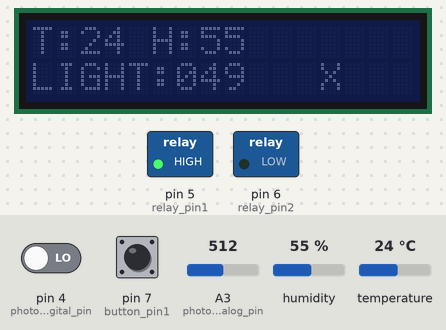
This sketch was run on a simulated Arduino Uno, built with avr-gcc and run on an emulated ATmega328P. Parts: 16×2 character LCD, switched loads named in the sketch (green lamp = pin HIGH). The inputs (shaded band) are chosen by the test bench; at power-on: pin 7 (button_pin1) LOW, A3 (photo_analog_pin) = 512, humidity 55 %, temperature 24 °C, pin 4 (photo_digital_pin) LOW. What the sketch prints to the serial monitor is not drawn.

Above: at 1.2 s.
1.3 s: pin 7 (button_pin1) pulled HIGH for 3.2 s
At 5.3 s:
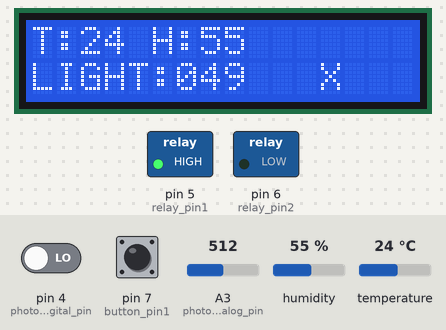
6.0 s: A3 (photo_analog_pin) set to 716
At 7.0 s:
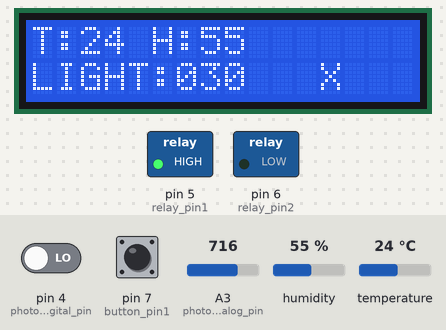
7.8 s: humidity set to 22 %
At 8.7 s:
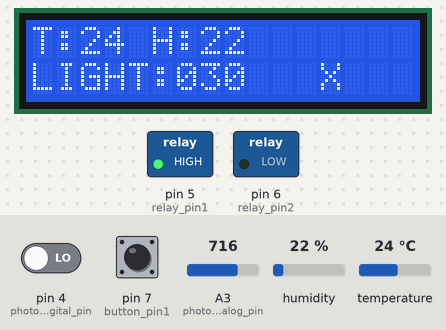
9.9 s: temperature set to 12 °C
At 11.6 s:
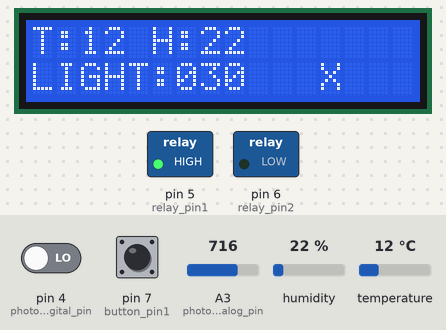
11.9 s: pin 7 (button_pin1) pulled HIGH for 1.25 s
At 13.4 s:
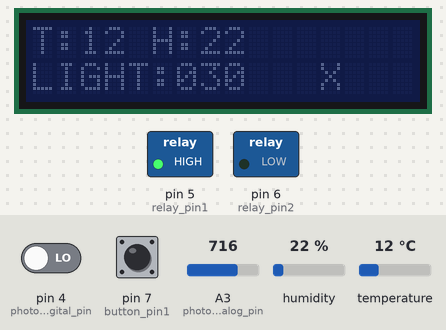
14.6 s: A3 (photo_analog_pin) set to 900
At 15.2 s:
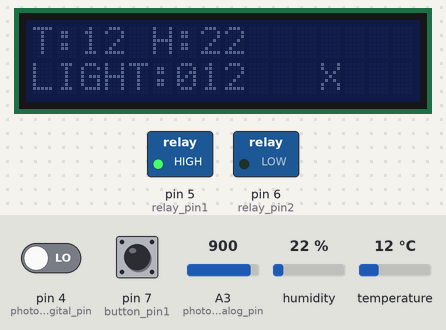
Timing chart, 0 to 17.1 s (numbered marks = the images above; inputs shaded):
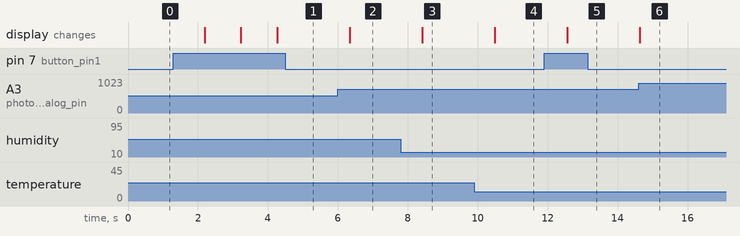

The sketch:

kurnik.ino
```cpp
#include <OneWire.h>
#include <DallasTemperature.h>
#include "DHT.h"
#include <Wire.h>
#include <LCD.h>
#include <LiquidCrystal_I2C.h>

#define DHTPIN 3
#define DHTTYPE DHT11

#define ONE_WIRE_BUS 2
OneWire oneWire(ONE_WIRE_BUS);
DallasTemperature sensors(&oneWire);

#define I2C_ADDR          0x27
#define BACKLIGHT_PIN      3
#define En_pin             2
#define Rw_pin             1
#define Rs_pin             0
#define D4_pin             4
#define D5_pin             5
#define D6_pin             6
#define D7_pin             7

const int photo_analog_pin = 3;
const int photo_digital_pin = 4;
const int relay_pin1 = 5;
const int relay_pin2 = 6;
const int button_pin1 = 7;

const int array_len = 300;

LiquidCrystal_I2C lcd(I2C_ADDR, En_pin,Rw_pin,Rs_pin,D4_pin,D5_pin,D6_pin,D7_pin);
DHT dht(DHTPIN, DHTTYPE);

int phot_values_array[array_len];
int light_time_len = 180; //min
long timestamp = millis() / 1000;
int global_counter = 0;
int light_start = 0;
int light_flag = 0;
int phot_array_sum = 0;
int button_state1 = 0;
int back_light_state = 0;


void setup(void){

  Wire.begin();
  Serial.begin(115200);
  dht.begin();
  sensors.begin();


  lcd.begin(16,2);
  lcd.setBacklightPin(BACKLIGHT_PIN,POSITIVE);
  lcd.setBacklight(LOW);
  pinMode(photo_digital_pin, INPUT);
  pinMode(button_pin1, INPUT);

  pinMode(relay_pin1, OUTPUT);
  digitalWrite(relay_pin1, HIGH);

  pinMode(relay_pin2, OUTPUT);
  digitalWrite(relay_pin2, LOW);
}

void loop(void)
{
  int temp_dht = dht.readTemperature();
  int hum_dth = dht.readHumidity();
  int phot_state = digitalRead(photo_digital_pin);
  int phot_val = analogRead(photo_analog_pin);

  Serial.println(phot_state);
  Serial.println(phot_val);

  lcd_display(temp_dht, hum_dth, phot_val, timestamp);
  button_action();
  delay(1000);

  if ((millis() / 1000) - timestamp > 1){
    timestamp = millis() / 1000;

    phot_array_sum = phot_array_action(phot_state);
  }

  light_action(phot_array_sum);
}

void light_action(int phot_array_sum){
  Serial.println("sum:");
  Serial.println(phot_array_sum);
  if ((phot_array_sum == array_len) && (light_flag == 0)){
    light_start = millis() / 1000;
    light_flag = 1;
    digitalWrite(relay_pin1, LOW);
  }

  if (phot_array_sum == 0){
    light_flag = 0;
  }

  if ((millis() / 1000) - light_start > light_time_len * 60){
    digitalWrite(relay_pin1, HIGH);
  }
}

void lcd_display(int temp_dht, int hum_dth, int phot_val, int timestamp){

  phot_val = ((1023 - (float) phot_val) / 1023) * 100;
  int light_dur = ((millis() / 1000) - light_start) / 60;

  char phot_val_char[4];
  char light_dur_char[3];

  sprintf(phot_val_char, "%03d", phot_val);


  lcd.setCursor(0,0);
  lcd.print("T:");
  lcd.setCursor(2,0);
  lcd.print(temp_dht);

  lcd.setCursor(5,0);
  lcd.print("H:");
  lcd.setCursor(7,0);
  lcd.print(hum_dth);


  lcd.setCursor(0,1);
  lcd.print("LIGHT:");
  lcd.setCursor(6,1);
  lcd.print(phot_val_char);
  lcd.setCursor(12,1);
  if (light_flag == 1){
    sprintf(light_dur_char, "%03d", light_dur);
    lcd.print(light_dur_char);
  }
  else{
    lcd.print("X");
  }
}

int phot_array_action(int phot_state){
  if (global_counter > array_len){
    global_counter = 0;
  }
  phot_values_array[global_counter] = phot_state;
  global_counter++;

  int i;
  int s = 0;
  for (i = 0; i < array_len; i = i + 1) {
    s += phot_values_array[i];
  }

  return s;
}

void button_action(){
  button_state1 = digitalRead(button_pin1);
  if (button_state1 == HIGH){
    back_light_state = !back_light_state;
    lcd.setBacklight(back_light_state);
  }

}
```

Measured:
- after the input at 1.3 s, the display: changes after 0.90 s (image 1)
- after the input at 6.0 s, the display: changes after 0.34 s (image 2)
- after the input at 7.8 s, the display: changes after 0.61 s (image 3)
- after the input at 9.9 s, the display: changes after 0.58 s (image 4)
- after the input at 11.9 s, the display: changes after 0.66 s (image 5)
- after the input at 14.6 s, the display: changes at once (image 6)
